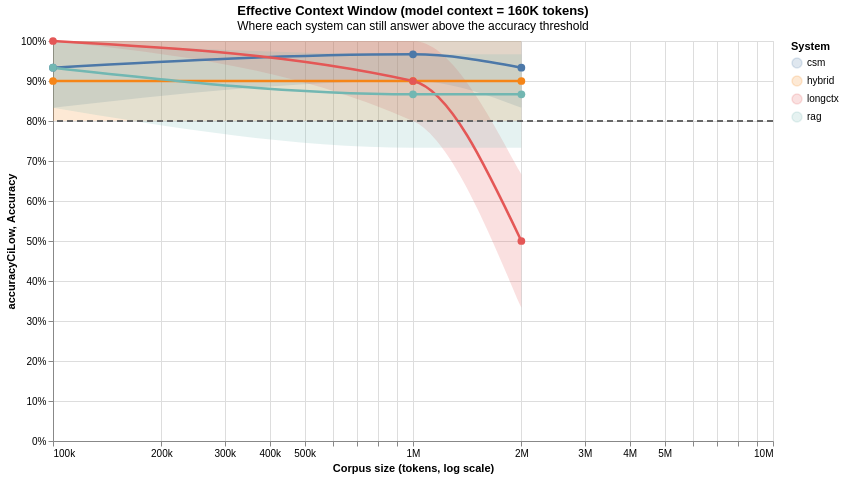

Vega-Lite specification stored for this chart:
### Vega-Lite specification from a JSON file in a GitHub repository (floating-point values rounded to 4 significant figures)
{"$schema": "https://vega.github.io/schema/vega-lite/v5.json", "data": {"values": [{"accuracy": 0.9333, "accuracyCiHigh": 1, "accuracyCiLow": 0.8333, "corpusSize": 100000, "earlyStopped": false, "meanCitationF1": 0.5166, "meanCitationPrecision": 0.7778, "meanCitationRecall": 0.4516, "meanInputTokens": 14310.0, "meanLatencyMs": 26530.0, "modelContext": 160000, "n": 30, "system": "csm"}, {"accuracy": 0.9667, "accuracyCiHigh": 1, "accuracyCiLow": 0.9, "corpusSize": 1000000, "earlyStopped": false, "meanCitationF1": 0.5225, "meanCitationPrecision": 0.7722, "meanCitationRecall": 0.4549, "meanInputTokens": 19000.0, "meanLatencyMs": 30700.0, "modelContext": 160000, "n": 30, "system": "csm"}, {"accuracy": 0.9333, "accuracyCiHigh": 1, "accuracyCiLow": 0.8333, "corpusSize": 2000000, "earlyStopped": false, "meanCitationF1": 0.5147, "meanCitationPrecision": 0.7889, "meanCitationRecall": 0.4458, "meanInputTokens": 18080.0, "meanLatencyMs": 30000.0, "modelContext": 160000, "n": 30, "system": "csm"}, {"accuracy": 0.9, "accuracyCiHigh": 1, "accuracyCiLow": 0.8, "corpusSize": 100000, "earlyStopped": false, "meanCitationF1": 0.4472, "meanCitationPrecision": 0.7422, "meanCitationRecall": 0.423, "meanInputTokens": 5860.0, "meanLatencyMs": 3241.0, "modelContext": 160000, "n": 30, "system": "hybrid"}, {"accuracy": 0.9, "accuracyCiHigh": 1, "accuracyCiLow": 0.8, "corpusSize": 1000000, "earlyStopped": false, "meanCitationF1": 0.3859, "meanCitationPrecision": 0.6544, "meanCitationRecall": 0.3755, "meanInputTokens": 5614.0, "meanLatencyMs": 3474.0, "modelContext": 160000, "n": 30, "system": "hybrid"}, {"accuracy": 0.9, "accuracyCiHigh": 1, "accuracyCiLow": 0.8, "corpusSize": 2000000, "earlyStopped": false, "meanCitationF1": 0.3863, "meanCitationPrecision": 0.6767, "meanCitationRecall": 0.3644, "meanInputTokens": 5633.0, "meanLatencyMs": 3663.0, "modelContext": 160000, "n": 30, "system": "hybrid"}, {"accuracy": 1, "accuracyCiHigh": 1, "accuracyCiLow": 1, "corpusSize": 100000, "earlyStopped": false, "meanCitationF1": 0.5591, "meanCitationPrecision": 0.8272, "meanCitationRecall": 0.5321, "meanInputTokens": 107400.0, "meanLatencyMs": 4813, "modelContext": 160000, "n": 30, "system": "longctx"}, {"accuracy": 0.9, "accuracyCiHigh": 1, "accuracyCiLow": 0.8, "corpusSize": 1000000, "earlyStopped": false, "meanCitationF1": 0.1625, "meanCitationPrecision": 0.2944, "meanCitationRecall": 0.1882, "meanInputTokens": 170100.0, "meanLatencyMs": 10933, "modelContext": 160000, "n": 30, "system": "longctx"}, {"accuracy": 0.5, "accuracyCiHigh": 0.6667, "accuracyCiLow": 0.3333, "corpusSize": 2000000, "earlyStopped": false, "meanCitationF1": 0.08628, "meanCitationPrecision": 0.2111, "meanCitationRecall": 0.1221, "meanInputTokens": 170500.0, "meanLatencyMs": 11560.0, "modelContext": 160000, "n": 30, "system": "longctx"}, {"accuracy": 0.9333, "accuracyCiHigh": 1, "accuracyCiLow": 0.8333, "corpusSize": 100000, "earlyStopped": false, "meanCitationF1": 0.4469, "meanCitationPrecision": 0.7333, "meanCitationRecall": 0.4174, "meanInputTokens": 5677.0, "meanLatencyMs": 2898.0, "modelContext": 160000, "n": 30, "system": "rag"}, {"accuracy": 0.8667, "accuracyCiHigh": 0.9667, "accuracyCiLow": 0.7333, "corpusSize": 1000000, "earlyStopped": false, "meanCitationF1": 0.3446, "meanCitationPrecision": 0.6333, "meanCitationRecall": 0.3215, "meanInputTokens": 5489.0, "meanLatencyMs": 3122.0, "modelContext": 160000, "n": 30, "system": "rag"}, {"accuracy": 0.8667, "accuracyCiHigh": 0.9667, "accuracyCiLow": 0.7333, "corpusSize": 2000000, "earlyStopped": false, "meanCitationF1": 0.3335, "meanCitationPrecision": 0.6, "meanCitationRecall": 0.3148, "meanInputTokens": 5442.0, "meanLatencyMs": 3173.0, "modelContext": 160000, "n": 30, "system": "rag"}]}, "description": "Graph A — Effective context window at model_ctx=160K tokens", "height": 400, "layer": [{"encoding": {"color": {"field": "system", "type": "nominal"}, "x": {"field": "corpusSize", "scale": {"type": "log"}, "type": "quantitative"}, "y": {"field": "accuracyCiLow", "type": "quantitative"}, "y2": {"field": "accuracyCiHigh"}}, "mark": {"interpolate": "monotone", "opacity": 0.18, "type": "errorband"}}, {"encoding": {"color": {"field": "system", "legend": {"title": "System"}, "type": "nominal"}, "tooltip": [{"field": "system", "type": "nominal"}, {"field": "corpusSize", "format": ",d", "type": "quantitative"}, {"field": "accuracy", "format": ".1%", "type": "quantitative"}, {"field": "accuracyCiLow", "format": ".1%", "title": "CI low", "type": "quantitative"}, {"field": "accuracyCiHigh", "format": ".1%", "title": "CI high", "type": "quantitative"}, {"field": "n", "title": "trials", "type": "quantitative"}], "x": {"axis": {"format": "~s", "title": "Corpus size (tokens, log scale)"}, "field": "corpusSize", "scale": {"type": "log"}, "type": "quantitative"}, "y": {"axis": {"format": "%", "title": "Accuracy"}, "field": "accuracy", "scale": {"domain": [0, 1]}, "type": "quantitative"}}, "mark": {"interpolate": "monotone", "point": {"size": 60}, "strokeWidth": 2.5, "type": "line"}}, {"encoding": {"y": {"datum": 0.8}}, "mark": {"color": "#666", "strokeDash": [6, 4], "type": "rule"}}], "title": {"subtitle": "Where each system can still answer above the accuracy threshold", "text": "Effective Context Window (model context = 160K tokens)"}, "width": 720}
